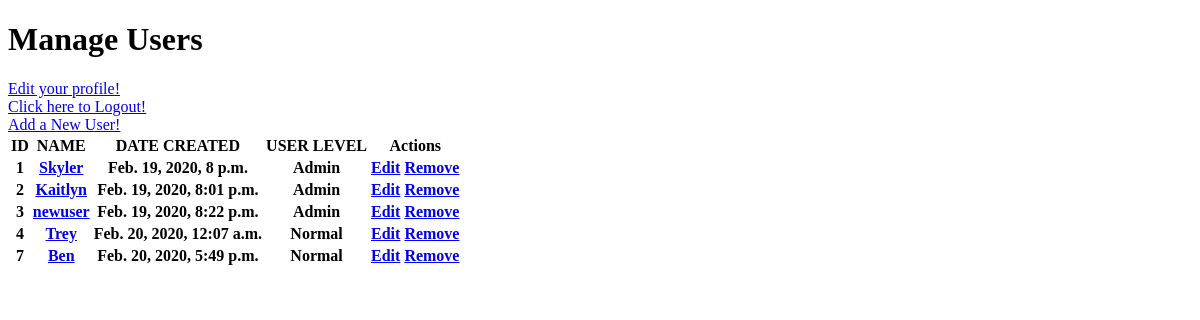
The page /dashboard/admin (signed in) on the database as committed earlier.
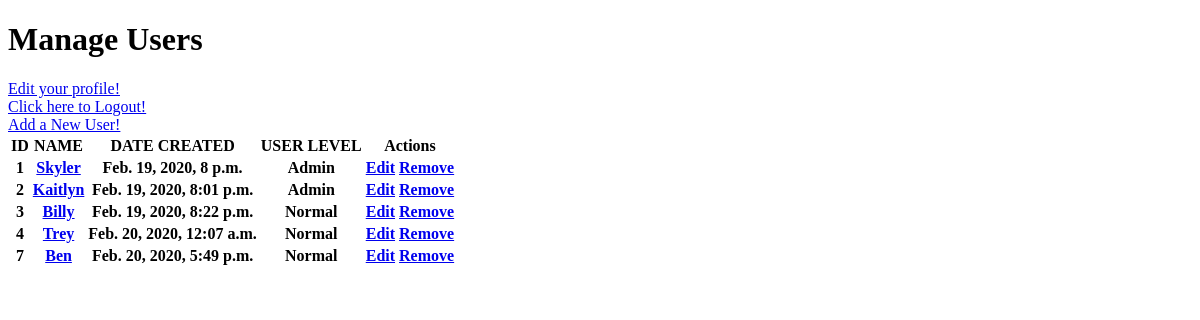
The same page on the database as committed later.
### login_app/models.py (models this page shows)
class User(models.Model):
    first_name = models.CharField(max_length=255)
    last_name = models.CharField(max_length=255)
    email = models.CharField(max_length=255)
    password = models.CharField(max_length=255)
    birth = models.DateTimeField(null = True)
    updated_at = models.DateTimeField(auto_now = True)
    created_at = models.DateTimeField(auto_now_add = True)
    objects = UserManager()
    user_level = models.IntegerField(default=0)
    desc = models.TextField(default = "No description provided.")

### login_app/views.py (the view)
# urls.py: path('dashboard/admin', views.admin_dashboard),
def admin_dashboard(request):
    if 'userid' not in request.session:
        return redirect('/')
    this_user = User.objects.get(id= request.session['userid'])
    if this_user.user_level != 9:
        messages.error(request, "Insuficient privedges to view this page.")
        return redirect('/signin')
    context = {
        'users': User.objects.all(),
        'user': User.objects.get(id = request.session['userid'])
    }
    return render(request, 'admindashboard.html', context)

### login_app/templates/admindashboard.html (shortened to what this page needs)
<!DOCTYPE html>
<html lang="en">
<head>
</head>
<body>
    <h1>Manage Users</h1>
    <a href="/users/edit">Edit your profile!</a>
    <br>
    <a href="/logout">Click here to Logout!</a>
    <br>
    <a href="/users/new">Add a New User!</a>
    <br>
    <table>
        <tr>
            <th>ID</th>
            <th>NAME</th>
            <th>DATE CREATED</th>
            <th>USER LEVEL</th>
            <th>Actions</th>
        </tr>
        {% for each in users%}
            <tr>
                <th>{{each.id}}</th>
                <th><a href="/users/show/{{each.id}}">{{each.first_name}}</a></th>
                <th>{{each.created_at}}</th>
                <th>
                    {% if each.user_level == 0 %} Normal {% endif %}
                    {%if each.user_level == 9 %} Admin {% endif %}
                </th>
                <th>
                    <a href = "/users/edit/{{each.id}}">Edit</a>
                    <a href = "/users/delete/{{each.id}}">Remove</a>
                </th>
            </tr>
        {% endfor %}
    </table>
</body>
</html>

Rows that differ between the two databases and show on the page:
changed User id 3: first_name "newuser" → "Billy"; user_level "Admin" → "Normal"
